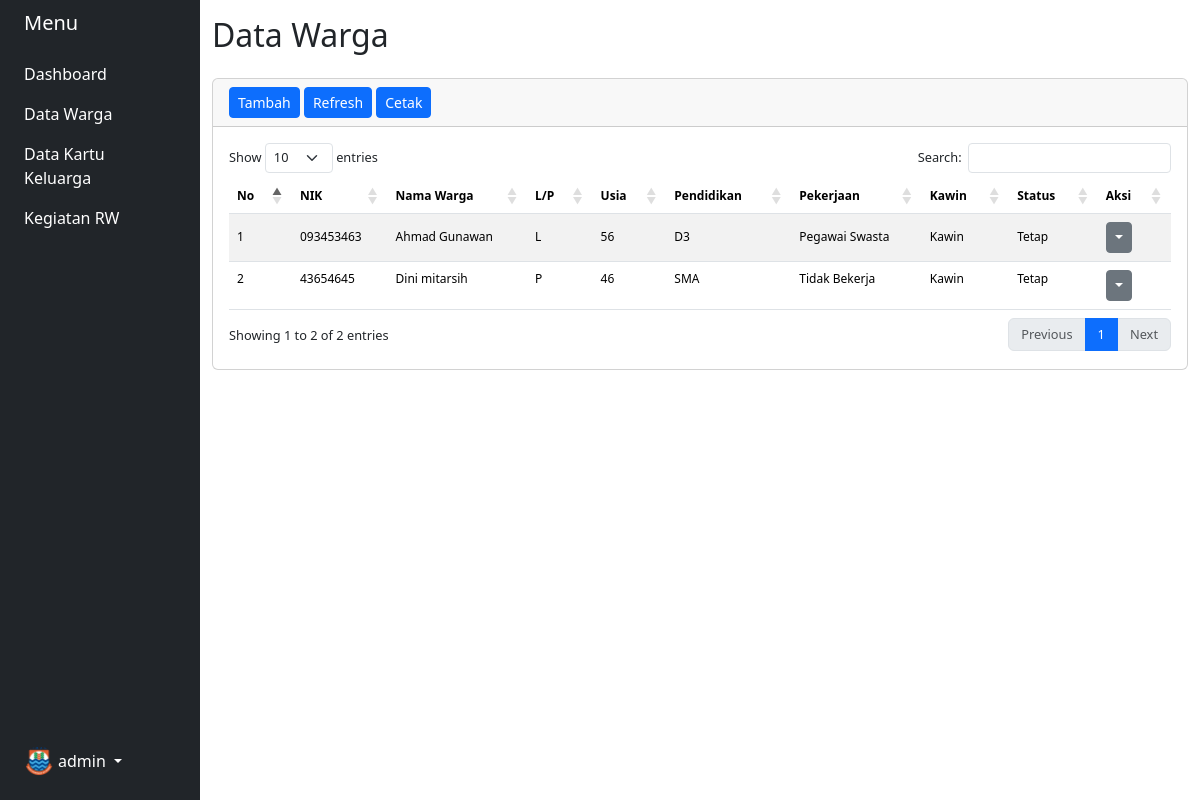
/master/warga/index.php (signed in), run on the app's committed database.
### tables this page shows
CREATE TABLE `warga` (
  `id_warga` int(11) NOT NULL,
  `nik_warga` varchar(255) NOT NULL,
  `nama_warga` varchar(255) NOT NULL,
  `tempat_lahir_warga` varchar(255) NOT NULL,
  `tanggal_lahir_warga` date NOT NULL,
  `jenis_kelamin_warga` enum('L','P') NOT NULL,
  `alamat_ktp_warga` text NOT NULL,
  `alamat_warga` text NOT NULL,
  `desa_kelurahan_warga` varchar(255) NOT NULL,
  `kecamatan_warga` varchar(255) NOT NULL,
  `kabupaten_kota_warga` varchar(255) NOT NULL,
  `provinsi_warga` varchar(255) NOT NULL,
  `negara_warga` varchar(255) NOT NULL,
  `rt_warga` varchar(10) NOT NULL,
  `rw_warga` varchar(10) NOT NULL,
  `agama_warga` varchar(255) NOT NULL,
  `pendidikan_terakhir_warga` varchar(255) NOT NULL,
  `pekerjaan_warga` varchar(255) NOT NULL,
  `status_perkawinan_warga` enum('Kawin','Belum Kawin') NOT NULL,
  `status_warga` enum('Tetap','Kontrak') NOT NULL,
  `created_at` timestamp NOT NULL DEFAULT current_timestamp() ON UPDATE current_timestamp(),
  `updated_at` timestamp NOT NULL DEFAULT current_timestamp()
);

### master/warga/index.php (the view, shortened to what this page needs)
<!DOCTYPE html>
<html lang="en">
  <head>
      <link rel="stylesheet" href="../../assets/vendor/bootstrap/dist/css/bootstrap.min.css">
      <link rel="stylesheet" href="https://cdnjs.cloudflare.com/ajax/libs/font-awesome/6.2.0/css/all.min.css">
      <link rel="stylesheet" href="https://cdn.datatables.net/1.12.1/css/dataTables.bootstrap5.min.css">
      <link rel="stylesheet" href="../../assets/css/master.css">
  </head>
  <body>
    <div class="container-fluid">
        <div class="row flex-nowrap">
            <div class="col-auto col-md-3 col-xl-2 px-sm-2 px-0 bg-dark">
                <?php include('../../layouts/master/sidebar.php'); ?>
            </div>
            <div class="col py-3">
                <div class="title mb-4">
                    <h2 class="page-header">Data Warga</h2>
                </div>
                <div class="card">
                  <div class="card-header">
                    <a class="btn btn-sm btn-primary" href="tambah-data-warga.php">Tambah</a>
                    <a class="btn btn-sm btn-primary" href="#refresh" id="refresh">Refresh</a>
                    <a class="btn btn-sm btn-primary" href="cetak-data-warga.php" target="_blank">Cetak</a>
                  </div>
                  <div class="card-body">
                    <table id="tabel-data" class="table table-striped">
                      <thead>
                        <tr>
                          <th>No</th>
                          <th>NIK</th>
                          <th>Nama Warga</th>
                          <th>L/P</th>
                          <th>Usia</th>
                          <th>Pendidikan</th>
                          <th>Pekerjaan</th>
                          <th>Kawin</th>
                          <th>Status</th>
                          <th>Aksi</th>
                        </tr>
                      </thead>
                      <tbody>
                        <?php
                          include "../../koneksi.php";
                          $sql = "SELECT * FROM warga";
                          $result = mysqli_query($db, $sql);
                          $no = 0;
                          while ($data = mysqli_fetch_array($result)) {
                            $no++;
                        ?>
                        <tr>
                          <td><?php echo $no; ?></td>
                          <td><?php echo $data['nik_warga']; ?></td>
                          <td><?php echo $data['nama_warga']; ?></td>
                          <td><?php echo $data['jenis_kelamin_warga']; ?></td>
                          <td>
                            <?php
                              $tanggal_lahir = new DateTime($data['tanggal_lahir_warga']);
                              $today = new DateTime();
                              $years = $today->diff($tanggal_lahir)->y;
                              echo $years;
                            ?>
                          </td>
                          <td><?php echo $data['pendidikan_terakhir_warga']; ?></td>
                          <td><?php echo $data['pekerjaan_warga']; ?></td>
                          <td><?php echo $data['status_perkawinan_warga']; ?></td>
                          <td><?php echo $data['status_warga']; ?></td>
                          <td>
                            <div class="dropdown">
                              <button class="btn btn-sm btn-secondary dropdown-toggle" type="button" id="dropdownMenuButton1" data-bs-toggle="dropdown" aria-expanded="false"></button>
                            </div>
                          </td>
                        </tr>
                        <?php
                          }
                        ?>
                      </tbody>
                    </table>
                  </div>
                </div>
            </div>
        </div>
    </div>
  </body>
</html>

### layouts/master/sidebar.php (shortened to what this page needs)
<?php
    $host = $_SERVER['HTTP_HOST'];
    $hest = "http://".$host."/rw-kebonsari/master";
?>
<div class="d-flex flex-column align-items-center align-items-sm-start px-3 pt-2 text-white min-vh-100">
    <a href="#" class="d-flex align-items-center pb-3 mb-md-0 me-md-auto text-white text-decoration-none">
        <span class="fs-5 d-none d-sm-inline">Menu</span>
    </a>
    <ul class="nav nav-pills flex-column mb-sm-auto mb-0 align-items-center align-items-sm-start nav-sidebar" id="menu">
        <li>
            <a href="<?php echo $hest; ?>/dashboard/" class="nav-link px-0"> <span class="d-none d-sm-inline">Dashboard </a>
        </li>
        <li>
            <a href="<?php echo $hest; ?>/warga/" class="nav-link px-0"> <span class="d-none d-sm-inline">Data Warga</a>
        </li>
        <li>
            <a href="<?php echo $hest; ?>/kartu-keluarga/" class="nav-link px-0"> <span class="d-none d-sm-inline">Data Kartu Keluarga</a>
        </li>
        <li>
            <a href="#collapseExample" class="nav-link px-0" data-bs-toggle="collapse" role="button" aria-expanded="false" aria-controls="collapseExample">Kegiatan RW</a>
        </li>
    </ul>
    <div class="dropdown dropdown-custom-sidebar pb-4">
        <a href="#" class="d-flex align-items-center text-white text-decoration-none dropdown-toggle" id="dropdownUser1" data-bs-toggle="dropdown" aria-expanded="false">
            <img src="../../assets/image/kotacimahi.png" alt="hugenerd" width="30" height="30" class="rounded-circle">
            <span class="d-none d-sm-inline mx-1"><?php echo $_SESSION['role']; ?></span>
        </a>
    </div>
</div>

### assets/css/master.css (style rules this page uses)
table.dataTable.table-striped>tbody>tr.odd>* { vertical-align:middle; }
.nav-sidebar a { color: #fff; }
.dropdown-custom-sidebar { position: fixed; bottom: 0; }
.table th, td { font-size: 12px; }

### data on the page
warga: nik_warga "093453463", nama_warga "Ahmad Gunawan", jenis_kelamin_warga "L", pendidikan_terakhir_warga "D3", pekerjaan_warga "Pegawai Swasta", status_perkawinan_warga "Kawin", status_warga "Tetap"
warga: nik_warga "43654645", nama_warga "Dini mitarsih", jenis_kelamin_warga "P", pendidikan_terakhir_warga "SMA", pekerjaan_warga "Tidak Bekerja", status_perkawinan_warga "Kawin", status_warga "Tetap"

### other printed values
$_SESSION['role'] "admin"
